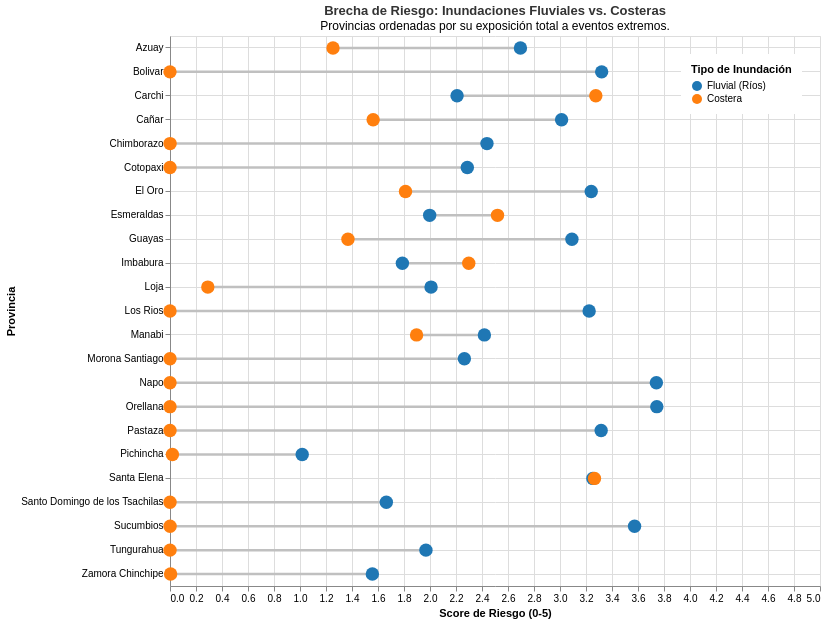

Notebook code cell kept with this figure:
### Markdown cell above
## **Visualización**

### Code cell
# =========================================================================
# --- CELDA ACTUALIZADA: Dumbbell Plot (Fluvial vs Costera) ---
# =========================================================================

# 1. Melt: Añadimos 'Riesgo_Eventos_total' a id_vars para usarlo como criterio de orden
df_eventos_melt = df_prov.melt(
    id_vars=['name_1', 'Riesgo_Eventos_total'], 
    value_vars=['rfr_score', 'cfr_score'], 
    var_name='Tipo_Inundacion', 
    value_name='Score'
)

# 2. Renombrar para legibilidad en la visualización
df_eventos_melt['Tipo_Inundacion'] = df_eventos_melt['Tipo_Inundacion'].replace({
    'rfr_score': 'Fluvial (Ríos)', 
    'cfr_score': 'Costera'
})

# 3. Construcción del Dumbbell Plot
# CAPA 1: La línea que conecta los puntos (la "barra" de la pesa)
rule = alt.Chart(df_eventos_melt).mark_rule(color='#c0c0c0', strokeWidth=2.5).encode(
    x=alt.X('min(Score):Q', title='Score de Riesgo (0-5)', scale=alt.Scale(domain=[0, 5])),
    x2=alt.X2('max(Score):Q'),
    
    # Ordenamos el Eje Y basándonos en el Riesgo Total de Eventos (descendente)
    y=alt.Y('name_1:N', 
            sort=alt.EncodingSortField(field='Riesgo_Eventos_total', op='max', order='descending'), 
            title='Provincia', 
            axis=alt.Axis(grid=True)) # Añadimos grid horizontal para guiar el ojo
)

# CAPA 2: Los puntos (las "pesas")
points = alt.Chart(df_eventos_melt).mark_circle(size=180, opacity=1).encode(
    x=alt.X('Score:Q'),
    y=alt.Y('name_1:N', sort=alt.EncodingSortField(field='name_1', op='max', order='descending')),
    
    color=alt.Color('Tipo_Inundacion:N', 
                    scale=alt.Scale(domain=['Fluvial (Ríos)', 'Costera'], range=['#1f77b4', '#ff7f0e']),
                    legend=alt.Legend(title="Tipo de Inundación", orient='top-right', fillColor='white', padding=10)),
    
    tooltip=[
        alt.Tooltip('name_1:N', title='Provincia'),
        alt.Tooltip('Tipo_Inundacion:N', title='Tipo de Inundación'),
        alt.Tooltip('Score:Q', title='Score Específico', format='.2f'),
        # Al incluir el total en el tooltip, damos más contexto al usuario
        alt.Tooltip('Riesgo_Eventos_total:Q', title='Riesgo Total de Eventos', format='.2f') 
    ]
)

# Ensamblaje final
dumbbell = (rule + points).properties(
    title=alt.TitleParams(
        text='Brecha de Riesgo: Inundaciones Fluviales vs. Costeras',
        subtitle='Provincias ordenadas por su exposición total a eventos extremos.',
        color='#333333'
    ),
    width=650, 
    height=550
).interactive()

# Mostrar gráfico
dumbbell

### Figure 1 — Vega-Lite specification as saved in the notebook (floating-point values rounded to 4 significant figures)
{"usermeta": {"embedOptions": {"theme": "fivethirtyeight"}}, "config": {"view": {"continuousWidth": 300, "continuousHeight": 300}}, "layer": [{"mark": {"type": "rule", "color": "#c0c0c0", "strokeWidth": 2.5}, "encoding": {"x": {"aggregate": "min", "field": "Score", "scale": {"domain": [0, 5]}, "title": "Score de Riesgo (0-5)", "type": "quantitative"}, "x2": {"aggregate": "max", "field": "Score"}, "y": {"axis": {"grid": true}, "field": "name_1", "sort": {"field": "Riesgo_Eventos_total", "op": "max", "order": "descending"}, "title": "Provincia", "type": "nominal"}}, "name": "view_a5c9865008a721d9_0"}, {"mark": {"type": "circle", "opacity": 1, "size": 180}, "encoding": {"color": {"field": "Tipo_Inundacion", "legend": {"fillColor": "white", "orient": "top-right", "padding": 10, "title": "Tipo de Inundación"}, "scale": {"domain": ["Fluvial (Ríos)", "Costera"], "range": ["#1f77b4", "#ff7f0e"]}, "type": "nominal"}, "tooltip": [{"field": "name_1", "title": "Provincia", "type": "nominal"}, {"field": "Tipo_Inundacion", "title": "Tipo de Inundación", "type": "nominal"}, {"field": "Score", "format": ".2f", "title": "Score Específico", "type": "quantitative"}, {"field": "Riesgo_Eventos_total", "format": ".2f", "title": "Riesgo Total de Eventos", "type": "quantitative"}], "x": {"field": "Score", "type": "quantitative"}, "y": {"field": "name_1", "sort": {"field": "name_1", "op": "max", "order": "descending"}, "type": "nominal"}}}], "data": {"name": "data-0ed3f8e25131b0b0da0ff8faeff8e1e2"}, "height": 550, "params": [{"name": "param_1e9efca18e7a2868", "select": {"type": "interval", "encodings": ["x", "y"]}, "bind": "scales", "views": ["view_a5c9865008a721d9_0"]}], "title": {"text": "Brecha de Riesgo: Inundaciones Fluviales vs. Costeras", "color": "#333333", "subtitle": "Provincias ordenadas por su exposición total a eventos extremos."}, "width": 650, "$schema": "https://vega.github.io/schema/vega-lite/v6.1.0.json", "datasets": {"data-0ed3f8e25131b0b0da0ff8faeff8e1e2": [{"name_1": "Azuay", "Riesgo_Eventos_total": 1.975, "Tipo_Inundacion": "Fluvial (Ríos)", "Score": 2.696}, {"name_1": "Bolivar", "Riesgo_Eventos_total": 1.66, "Tipo_Inundacion": "Fluvial (Ríos)", "Score": 3.321}, {"name_1": "Carchi", "Riesgo_Eventos_total": 2.742, "Tipo_Inundacion": "Fluvial (Ríos)", "Score": 2.208}, {"name_1": "Cañar", "Riesgo_Eventos_total": 2.287, "Tipo_Inundacion": "Fluvial (Ríos)", "Score": 3.012}, {"name_1": "Chimborazo", "Riesgo_Eventos_total": 1.219, "Tipo_Inundacion": "Fluvial (Ríos)", "Score": 2.438}, {"name_1": "Cotopaxi", "Riesgo_Eventos_total": 1.144, "Tipo_Inundacion": "Fluvial (Ríos)", "Score": 2.287}, {"name_1": "El Oro", "Riesgo_Eventos_total": 2.526, "Tipo_Inundacion": "Fluvial (Ríos)", "Score": 3.24}, {"name_1": "Esmeraldas", "Riesgo_Eventos_total": 2.258, "Tipo_Inundacion": "Fluvial (Ríos)", "Score": 1.997}, {"name_1": "Guayas", "Riesgo_Eventos_total": 2.23, "Tipo_Inundacion": "Fluvial (Ríos)", "Score": 3.092}, {"name_1": "Imbabura", "Riesgo_Eventos_total": 2.043, "Tipo_Inundacion": "Fluvial (Ríos)", "Score": 1.787}, {"name_1": "Loja", "Riesgo_Eventos_total": 1.149, "Tipo_Inundacion": "Fluvial (Ríos)", "Score": 2.008}, {"name_1": "Los Rios", "Riesgo_Eventos_total": 1.612, "Tipo_Inundacion": "Fluvial (Ríos)", "Score": 3.224}, {"name_1": "Manabi", "Riesgo_Eventos_total": 2.158, "Tipo_Inundacion": "Fluvial (Ríos)", "Score": 2.418}, {"name_1": "Morona Santiago", "Riesgo_Eventos_total": 1.132, "Tipo_Inundacion": "Fluvial (Ríos)", "Score": 2.264}, {"name_1": "Napo", "Riesgo_Eventos_total": 1.871, "Tipo_Inundacion": "Fluvial (Ríos)", "Score": 3.741}, {"name_1": "Orellana", "Riesgo_Eventos_total": 1.872, "Tipo_Inundacion": "Fluvial (Ríos)", "Score": 3.745}, {"name_1": "Pastaza", "Riesgo_Eventos_total": 1.658, "Tipo_Inundacion": "Fluvial (Ríos)", "Score": 3.317}, {"name_1": "Pichincha", "Riesgo_Eventos_total": 0.5177, "Tipo_Inundacion": "Fluvial (Ríos)", "Score": 1.017}, {"name_1": "Santa Elena", "Riesgo_Eventos_total": 3.259, "Tipo_Inundacion": "Fluvial (Ríos)", "Score": 3.253}, {"name_1": "Santo Domingo de los Tsachilas", "Riesgo_Eventos_total": 0.8321, "Tipo_Inundacion": "Fluvial (Ríos)", "Score": 1.664}, {"name_1": "Sucumbios", "Riesgo_Eventos_total": 1.787, "Tipo_Inundacion": "Fluvial (Ríos)", "Score": 3.574}, {"name_1": "Tungurahua", "Riesgo_Eventos_total": 0.9843, "Tipo_Inundacion": "Fluvial (Ríos)", "Score": 1.969}, {"name_1": "Zamora Chinchipe", "Riesgo_Eventos_total": 0.7806, "Tipo_Inundacion": "Fluvial (Ríos)", "Score": 1.557}, {"name_1": "Azuay", "Riesgo_Eventos_total": 1.975, "Tipo_Inundacion": "Costera", "Score": 1.254}, {"name_1": "Bolivar", "Riesgo_Eventos_total": 1.66, "Tipo_Inundacion": "Costera", "Score": 0.0}, {"name_1": "Carchi", "Riesgo_Eventos_total": 2.742, "Tipo_Inundacion": "Costera", "Score": 3.276}, {"name_1": "Cañar", "Riesgo_Eventos_total": 2.287, "Tipo_Inundacion": "Costera", "Score": 1.563}, {"name_1": "Chimborazo", "Riesgo_Eventos_total": 1.219, "Tipo_Inundacion": "Costera", "Score": 0.0005068}, {"name_1": "Cotopaxi", "Riesgo_Eventos_total": 1.144, "Tipo_Inundacion": "Costera", "Score": 0.0}, {"name_1": "El Oro", "Riesgo_Eventos_total": 2.526, "Tipo_Inundacion": "Costera", "Score": 1.812}, {"name_1": "Esmeraldas", "Riesgo_Eventos_total": 2.258, "Tipo_Inundacion": "Costera", "Score": 2.519}, {"name_1": "Guayas", "Riesgo_Eventos_total": 2.23, "Tipo_Inundacion": "Costera", "Score": 1.369}, {"name_1": "Imbabura", "Riesgo_Eventos_total": 2.043, "Tipo_Inundacion": "Costera", "Score": 2.298}, {"name_1": "Loja", "Riesgo_Eventos_total": 1.149, "Tipo_Inundacion": "Costera", "Score": 0.2909}, {"name_1": "Los Rios", "Riesgo_Eventos_total": 1.612, "Tipo_Inundacion": "Costera", "Score": 0.0}, {"name_1": "Manabi", "Riesgo_Eventos_total": 2.158, "Tipo_Inundacion": "Costera", "Score": 1.897}, {"name_1": "Morona Santiago", "Riesgo_Eventos_total": 1.132, "Tipo_Inundacion": "Costera", "Score": 1.084e-05}, {"name_1": "Napo", "Riesgo_Eventos_total": 1.871, "Tipo_Inundacion": "Costera", "Score": 0.0}, {"name_1": "Orellana", "Riesgo_Eventos_total": 1.872, "Tipo_Inundacion": "Costera", "Score": 0.0}, {"name_1": "Pastaza", "Riesgo_Eventos_total": 1.658, "Tipo_Inundacion": "Costera", "Score": 0.0}, {"name_1": "Pichincha", "Riesgo_Eventos_total": 0.5177, "Tipo_Inundacion": "Costera", "Score": 0.01843}, {"name_1": "Santa Elena", "Riesgo_Eventos_total": 3.259, "Tipo_Inundacion": "Costera", "Score": 3.265}, {"name_1": "Santo Domingo de los Tsachilas", "Riesgo_Eventos_total": 0.8321, "Tipo_Inundacion": "Costera", "Score": 0.0}, {"name_1": "Sucumbios", "Riesgo_Eventos_total": 1.787, "Tipo_Inundacion": "Costera", "Score": 0.0005088}, {"name_1": "Tungurahua", "Riesgo_Eventos_total": 0.9843, "Tipo_Inundacion": "Costera", "Score": 0.0}, {"name_1": "Zamora Chinchipe", "Riesgo_Eventos_total": 0.7806, "Tipo_Inundacion": "Costera", "Score": 0.004601}]}}
